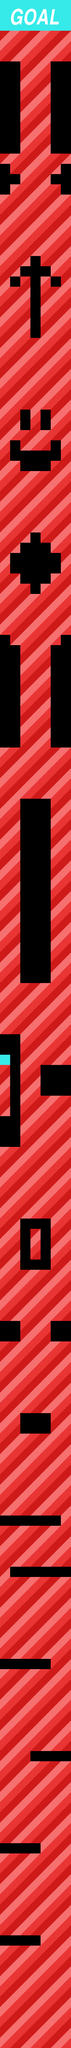

A 2D game scene composited from a Tiled map and its tileset images. What follows is a short description and the map's XML, with each tile layer's data collapsed to a summary:
An orthogonal 7x200 tile map with 64x64 px tiles, 2 tile layers (Tile Layer 1, Tile Layer 2).

<map version="1.0" orientation="orthogonal" width="7" height="200" tilewidth="64" tileheight="64">
 <tileset firstgid="1" name="rainbowTileSet" tilewidth="64" tileheight="64">
  <image source="../images/tilesets/rainbowTileSet.png" width="448" height="384" />
  <tile id="0">
   <properties>
    <property name="platform" value="true" />
   </properties>
  </tile>
  <tile id="1">
   <properties>
    <property name="platform" value="true" />
   </properties>
  </tile>
  <tile id="2">
   <properties>
    <property name="platform" value="true" />
   </properties>
  </tile>
  <tile id="3">
   <properties>
    <property name="platform" value="true" />
   </properties>
  </tile>
  <tile id="4">
   <properties>
    <property name="platform" value="true" />
   </properties>
  </tile>
  <tile id="5">
   <properties>
    <property name="platform" value="true" />
   </properties>
  </tile>
  <tile id="6">
   <properties>
    <property name="platform" value="true" />
   </properties>
  </tile>
  <tile id="7">
   <properties>
    <property name="platform" value="true" />
   </properties>
  </tile>
  <tile id="8">
   <properties>
    <property name="platform" value="true" />
   </properties>
  </tile>
  <tile id="9">
   <properties>
    <property name="platform" value="true" />
   </properties>
  </tile>
  <tile id="10">
   <properties>
    <property name="platform" value="true" />
   </properties>
  </tile>
  <tile id="11">
   <properties>
    <property name="platform" value="true" />
   </properties>
  </tile>
  <tile id="12">
   <properties>
    <property name="platform" value="true" />
   </properties>
  </tile>
  <tile id="13">
   <properties>
    <property name="platform" value="true" />
   </properties>
  </tile>
  <tile id="14">
   <properties>
    <property name="platform" value="true" />
   </properties>
  </tile>
  <tile id="15">
   <properties>
    <property name="platform" value="true" />
   </properties>
  </tile>
  <tile id="16">
   <properties>
    <property name="platform" value="true" />
   </properties>
  </tile>
  <tile id="17">
   <properties>
    <property name="platform" value="true" />
   </properties>
  </tile>
  <tile id="18">
   <properties>
    <property name="platform" value="true" />
   </properties>
  </tile>
  <tile id="19">
   <properties>
    <property name="platform" value="true" />
   </properties>
  </tile>
  <tile id="20">
   <properties>
    <property name="platform" value="true" />
   </properties>
  </tile>
  <tile id="21">
   <properties>
    <property name="coin" value="true" />
    <property name="platform" value="true" />
   </properties>
  </tile>
  <tile id="22">
   <properties>
    <property name="platform" value="true" />
   </properties>
  </tile>
  <tile id="23">
   <properties>
    <property name="platform" value="true" />
   </properties>
  </tile>
  <tile id="24">
   <properties>
    <property name="platform" value="true" />
   </properties>
  </tile>
  <tile id="25">
   <properties>
    <property name="platform" value="true" />
   </properties>
  </tile>
  <tile id="26">
   <properties>
    <property name="platform" value="true" />
   </properties>
  </tile>
  <tile id="27">
   <properties>
    <property name="platform" value="true" />
   </properties>
  </tile>
  <tile id="28">
   <properties>
    <property name="platform" value="true" />
   </properties>
  </tile>
  <tile id="29">
   <properties>
    <property name="platform" value="true" />
   </properties>
  </tile>
  <tile id="30">
   <properties>
    <property name="platform" value="true" />
   </properties>
  </tile>
  <tile id="31">
   <properties>
    <property name="platform" value="true" />
   </properties>
  </tile>
  <tile id="32">
   <properties>
    <property name="platform" value="true" />
   </properties>
  </tile>
  <tile id="33">
   <properties>
    <property name="platform" value="true" />
   </properties>
  </tile>
  <tile id="34">
   <properties>
    <property name="platform" value="true" />
   </properties>
  </tile>
  <tile id="35">
   <properties>
    <property name="platform" value="true" />
   </properties>
  </tile>
  <tile id="36">
   <properties>
    <property name="platform" value="true" />
   </properties>
  </tile>
  <tile id="37">
   <properties>
    <property name="platform" value="true" />
   </properties>
  </tile>
  <tile id="38">
   <properties>
    <property name="platform" value="true" />
   </properties>
  </tile>
  <tile id="39">
   <properties>
    <property name="platform" value="true" />
   </properties>
  </tile>
  <tile id="40">
   <properties>
    <property name="platform" value="true" />
   </properties>
  </tile>
  <tile id="41">
   <properties>
    <property name="platform" value="true" />
   </properties>
  </tile>
 </tileset>
 <layer name="Tile Layer 1" width="7" height="200">
  <data>[1400 cells, 1136 non-empty, 24 distinct tile ids]</data>
 </layer>
 <layer name="Tile Layer 2" width="7" height="200">
  <data>[1400 cells, 1 non-empty, 1 distinct tile ids]</data>
 </layer>
</map>
